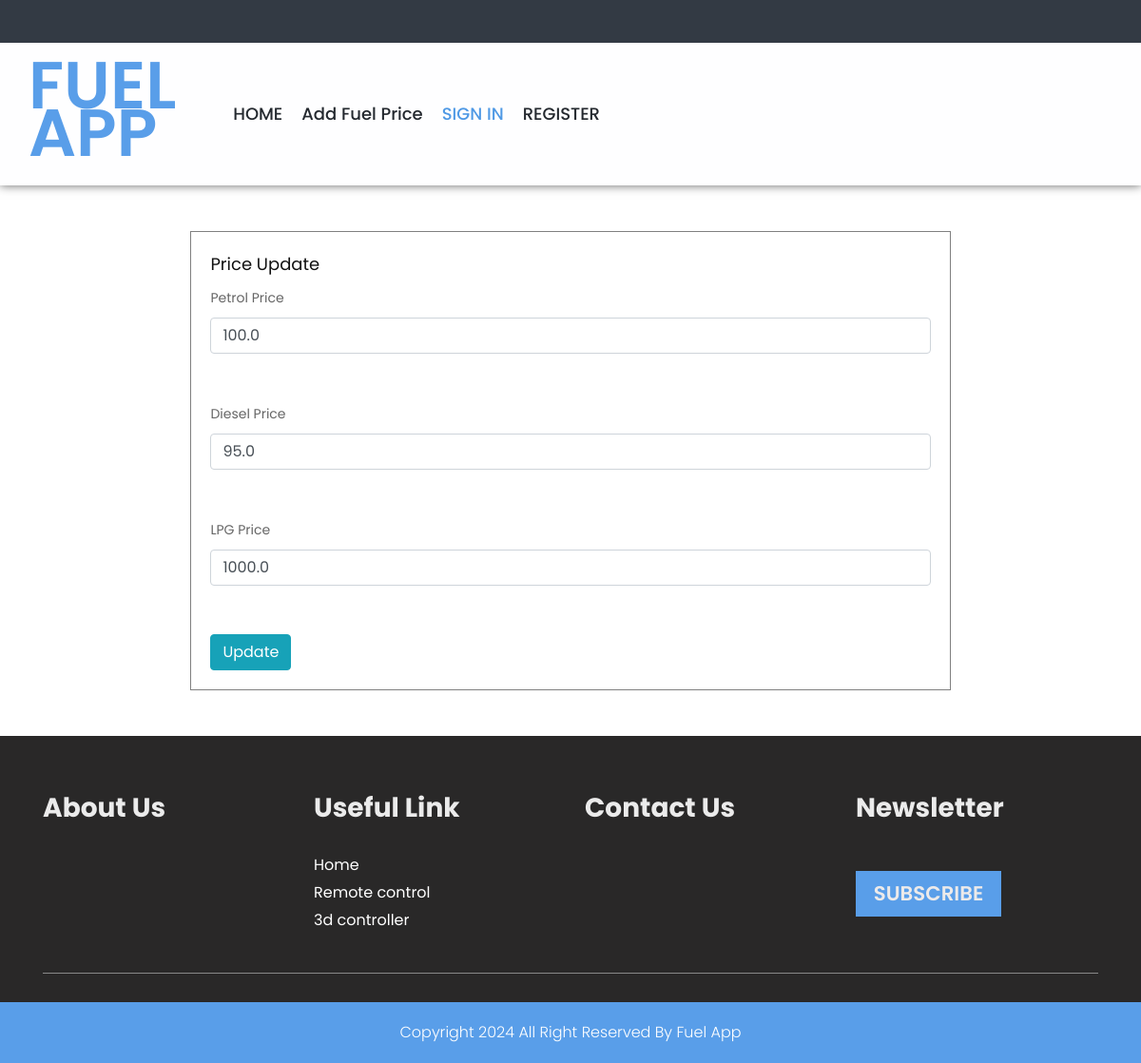
/FuelPriceUpdate, run on the app's committed database.
### Home/models.py (models this page shows)
class FuelPrice(models.Model):
    Petrol = models.FloatField()
    Diesel = models.FloatField()
    LPG = models.FloatField()

### Home/views.py (the view, shortened to what this page needs)
# urls.py: path("FuelPriceUpdate",views.FuelPriceUpdate,name="FuelPriceUpdate"),
def FuelPriceUpdate(request):
    price = FuelPrice.objects.get(id =1)
    context = {
        "price":price
    }
    return render(request,"fuelpriceupdate.html",context)

### templates/fuelpriceupdate.html (shortened to what this page needs)
{% extends "adminindex.html" %}
{% load static %}
{% block content %}
<div class="container">
    <div class="content mt-5 mb-5">
        <div class="items">
            <h3>Price Update</h3>
            <form method="post">
                <label for="">Petrol Price</label><br>
                <input type="text" class="form-control" name="petrol" required value="{{price.Petrol}}">
                <br><br>
                <label for="">Diesel Price</label><br>
                <input type="text" class="form-control" name="diesel" required value="{{price.Diesel}}">
                <br><br>
                <label for="">LPG Price</label><br>
                <input type="text" class="form-control" name="lpg" required value="{{price.LPG}}">
                <br><br>
                <button type="submit" class="btn btn-info">Update</button>
            </form>
        </div>
    </div>
</div>
{% endblock %}

### static/css/style.css (style rules this page uses)
* { box-sizing: border-box !important; transition: ease all 0.5s; }
html { scroll-behavior: smooth; }
body { color: #666666; font-size: 14px; font-family:Poppins; line-height: 1.80857; font-weight: normal; overflow-x: hidden; }
h1, h2, h3, h4, h5, h6 { letter-spacing: 0; font-weight: normal; position: relative; padding: 0 0 10px 0; font-weight: normal; line-height: normal; color: #111111; margin: 0 }
h3 { font-size: 18px }
*, *::after, *::before { -webkit-box-sizing: border-box; -moz-box-sizing: border-box; box-sizing: border-box; }
a, .btn { text-decoration: none !important; outline: none !important; -webkit-transition: all .3s ease-in-out; -moz-transition: all .3s ease-in-out; -ms-transition: all .3s ease-in-out; -o-transition: all .3s ease-in-out; transition: all .3s ease-in-out; }
button { border: 0; margin: 0; padding: 0; cursor: pointer; }

### templates/fuelpriceupdate.html (style rules this page uses)
.content { width:90%; margin: auto; }
.items { width:80%; margin: auto; border: 1px solid gray; padding: 20px; }

### data on the page
FuelPrice: petrol "100.0", diesel "95.0", lpg "1000.0"
